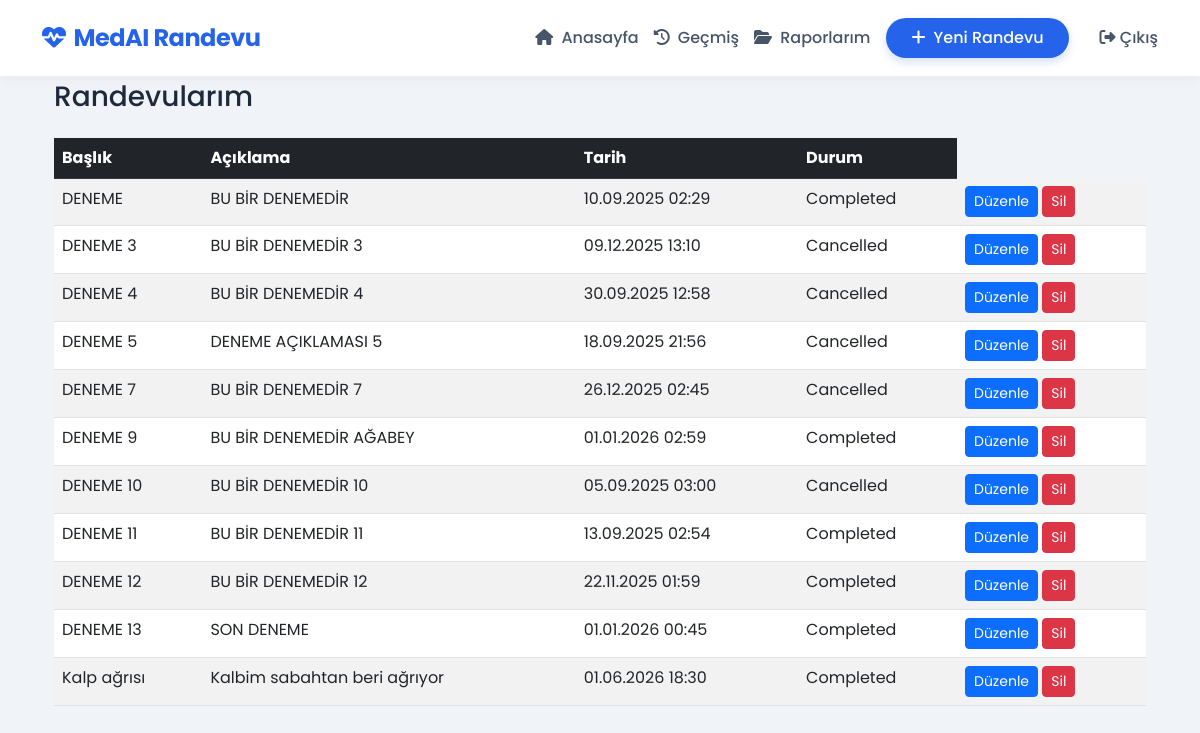
The page /randevularim/ (signed in) on the database its author committed.
### appointments/models.py (models this page shows, shortened)
class Appointment(models.Model):
    user=models.ForeignKey(User,on_delete=models.CASCADE)
    title=models.CharField(verbose_name="Başlık",max_length=100)
    description=models.TextField(verbose_name="Açıklama")
    date=models.DateTimeField(verbose_name="Randevu Tarihi")
    status=models.ForeignKey(Status,on_delete=models.SET_NULL,null=True,verbose_name="Durum")
    doctor=models.ForeignKey(Doctor,on_delete=models.SET_NULL,null=True,blank=True,verbose_name="Doktor")
    document = models.FileField(upload_to='documents/', blank=True, null=True, verbose_name="Rapor/Dosya")

class Status(models.Model):
    name=models.CharField(max_length=10)

### appointments/views.py (the view)
# urls.py: path("randevularim/", views.appointment_list, name="appointment_list"),
@login_required
def appointment_list(request):
    update_past_appointments()
    appointments = Appointment.objects.filter(user=request.user)
    return render(request, "appointments/appointment_list.html", {"appointments": appointments})

### appointments/views.py (called while the page is built)
def update_past_appointments():
    now = timezone.now()
    completed_status, _ = Status.objects.get_or_create(name="Completed")
    past_appointments = Appointment.objects.filter(
        date__lt=now
    ).exclude(
        status__name__in=['Cancelled', 'Completed', 'Iptal']
    )
    count = past_appointments.count()
    if count > 0:
        past_appointments.update(status=completed_status)
        print(f"Sistem: {count} adet eski randevu 'Completed' olarak güncellendi.")

### appointments/templates/appointments/appointment_list.html (shortened to what this page needs)
{% extends "base.html" %}
{% block content %}
<div class="container mt-4">
    <h3 class="mb-4">Randevularım</h3>
    {% if appointments %}
        <table class="table table-striped table-hover" >
            <thead class="table-dark">
                <tr>
                    <th>Başlık</th>
                    <th>Açıklama</th>
                    <th>Tarih</th>
                    <th>Durum</th>
                </tr>
            </thead>
            <tbody>
                {% for appointment in appointments %}
                    <tr>
                        <td>{{appointment.title}}</td>
                        <td>{{appointment.description|truncatechars:50 }}</td>
                        <td>{{appointment.date|date:"d.m.Y H:i"}}</td>
                        <td>{{appointment.status.name}}</td>
                        <td>
                            <a href="{% url 'appointment_update' appointment.pk %}" class="btn btn-primary btn-sm">Düzenle</a>
                            <a href="{% url 'appointment_delete' appointment.pk %}" class="btn btn-danger btn-sm">Sil</a>
                        </td>
                    </tr>
                {% endfor %}
            </tbody>
        </table>
    {% else %}
        <div class="alert alert-info">Henüz randevu oluşturmadınız.</div>
    {% endif %}
</div>
{% endblock %}

### templates/base.html (style rules this page uses)
:root { --primary-color: #2563eb; --secondary-color: #64748b; --bg-color: #f0f4f8; --card-shadow: 0 4px 6px -1px rgba(0, 0, 0, 0.1), 0 2px 4px -1px rgba(0, 0, 0, 0.06); }
body { font-family: 'Poppins', sans-serif; background-color: var(--bg-color); color: #1e293b; margin-top: 80px; }

### rows shown on the page
Appointment: title "DENEME", description "BU BİR DENEMEDİR", date "10.09.2025 02:29", status.name "Completed"
Appointment: title "DENEME 3", description "BU BİR DENEMEDİR 3", date "09.12.2025 13:10", status.name "Cancelled"
Appointment: title "DENEME 4", description "BU BİR DENEMEDİR 4", date "30.09.2025 12:58", status.name "Cancelled"
Appointment: title "DENEME 5", description "DENEME AÇIKLAMASI 5", date "18.09.2025 21:56", status.name "Cancelled"
Appointment: title "DENEME 7", description "BU BİR DENEMEDİR 7", date "26.12.2025 02:45", status.name "Cancelled"
Appointment: title "DENEME 9", description "BU BİR DENEMEDİR AĞABEY", date "01.01.2026 02:59", status.name "Completed"
Appointment: title "DENEME 10", description "BU BİR DENEMEDİR 10", date "05.09.2025 03:00", status.name "Cancelled"
Appointment: title "DENEME 11", description "BU BİR DENEMEDİR 11", date "13.09.2025 02:54", status.name "Completed"
Appointment: title "DENEME 12", description "BU BİR DENEMEDİR 12", date "22.11.2025 01:59", status.name "Completed"
Appointment: title "DENEME 13", description "SON DENEME", date "01.01.2026 00:45", status.name "Completed"
Appointment: title "Kalp ağrısı", description "Kalbim sabahtan beri ağrıyor", date "01.06.2026 18:30", status.name "Completed"
